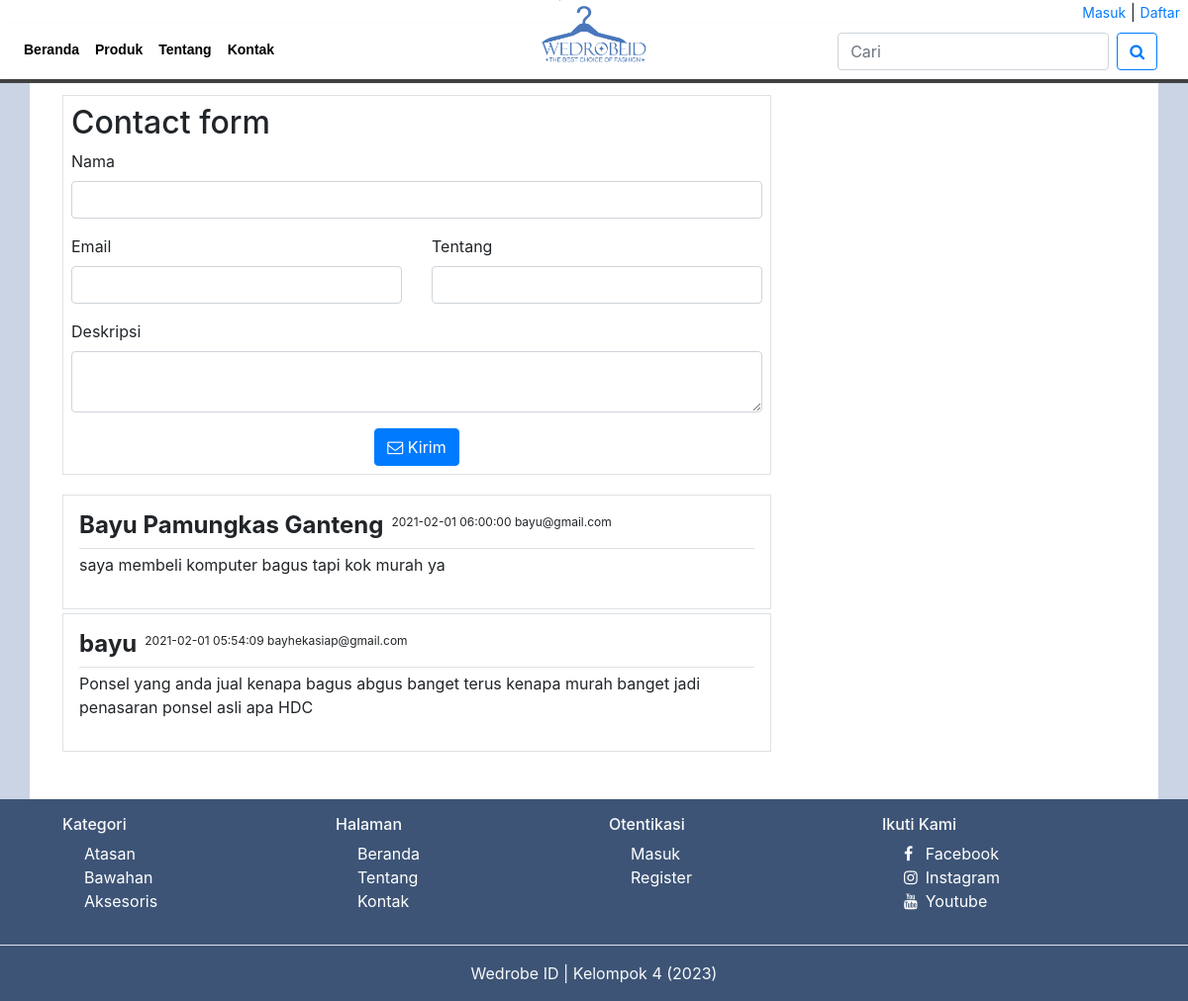
The app's page /user/kontak.php, older data.
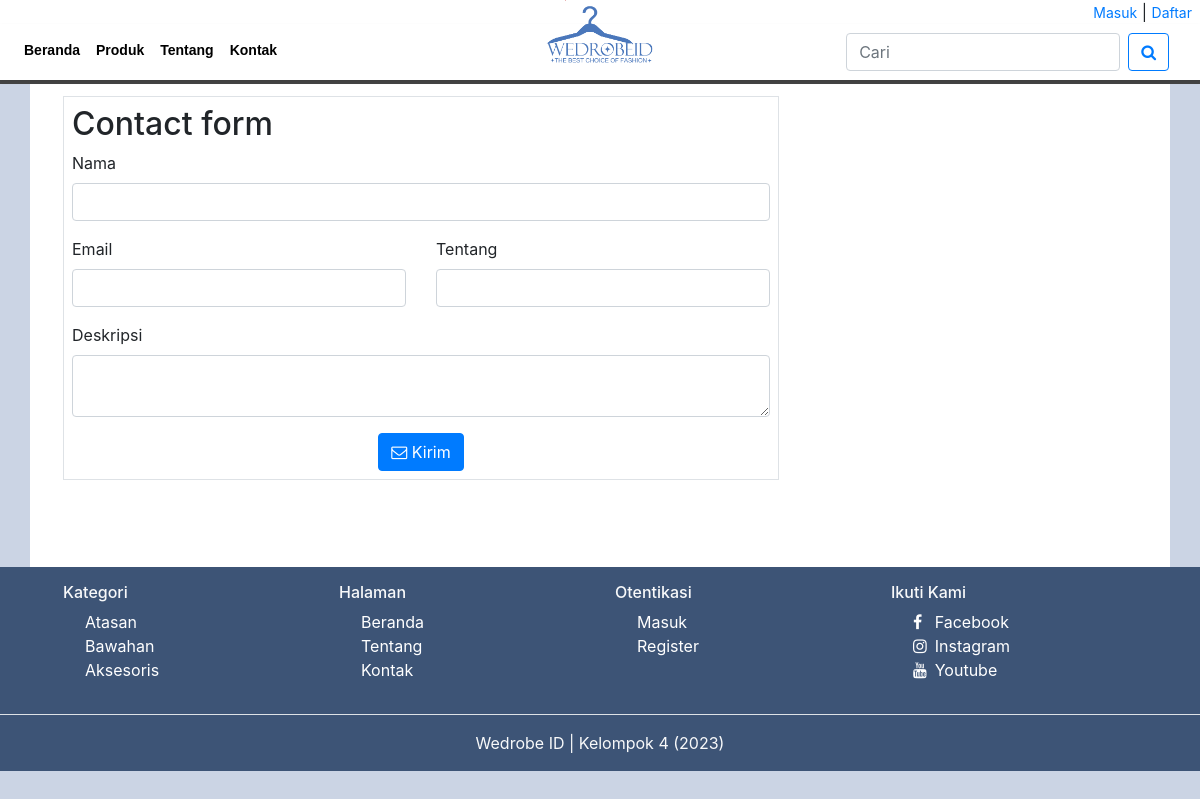
The same page, newer data.
### tables this page shows
CREATE TABLE `kontak` (
  `id_kontak` int(11) NOT NULL,
  `nama` varchar(50) NOT NULL,
  `email` varchar(50) NOT NULL,
  `tentang` varchar(50) NOT NULL,
  `pesan` text NOT NULL,
  `tgl` datetime NOT NULL
);

### function/kontak.php (called while the page is built, shortened)
<?php
require 'koneksi.php';
function ambilKontak()
{
    global $konek;
    $kontak = [];
    $produk = mysqli_query($konek, "SELECT * FROM kontak");
    while ($hasil = mysqli_fetch_assoc($produk)) {
        $kontak[] = $hasil;
    }
    $data = [
        'judul' => 'Kontak Kami',
        'kontak' => $kontak,
    ];
    return $data;
}

### user/kontak.php (the view, shortened to what this page needs)
<?php
require '../function/kontak.php';
$judul = ambilKontak()['judul'];
$kontak = ambilKontak()['kontak'];
require 'templates/header.php';
?>
<div class="row mt-5">
    <div class="col-md-8 p-2 bg-white border border-right">
        <h2>Contact form</h2>
        <form method="POST" action="">
            <div class="row">
                <div class="col-md-12">
                    <div class="form-group">
                        <label for="firstname">Nama</label>
                        <input id="firstname" type="text" class="form-control" required name="nama">
                    </div>
                </div>
                <div class="col-md-6">
                    <div class="form-group">
                        <label for="email">Email</label>
                        <input id="email" type="text" class="form-control" required name="email">
                    </div>
                </div>
                <div class="col-md-6">
                    <div class="form-group">
                        <label for="tentang">Tentang</label>
                        <input id="tentang" type="text" class="form-control" required name="tentang">
                    </div>
                </div>
                <div class="col-md-12">
                    <div class="form-group">
                        <label for="pesan">Deskripsi</label>
                        <textarea id="pesan" class="form-control" required name="pesan"></textarea>
                    </div>
                </div>
                <div class="col-md-12 text-center">
                    <button type="submit" name="kontak" class="btn btn-primary"><i class="fa fa-envelope-o"></i> Kirim </button>
                </div>
            </div>
        </form>
    </div>
</div>
<div class="row mt-3 ">
    <?php foreach ($kontak as $value) : ?>
        <div class="col-md-8 p-3 mt-1 border bg-white border">
            <div class="header d-flex align-items-center border-bottom">
                <h4 class="mr-2"><strong><?= $value['nama'] ?></strong></h4>
                <p style="font-size: 12px"><?= $value['tgl'] . " " . $value['email'] ?></p>
            </div>
            <div class="body">
                <p class="mt-1"><?= $value['pesan'] ?></p>
            </div>
        </div>
    <?php endforeach; ?>
</div>
<?php require 'templates/footer.php'; ?>

Row changes from the older to the newer data that the page shows:
removed kontak: nama "Bayu Pamungkas Ganteng", tgl "2021-02-01 06:00:00", email "bayu@gmail.com", pesan "saya membeli komputer bagus tapi kok murah ya"
removed kontak: nama "bayu", tgl "2021-02-01 05:54:09", email "bayhekasiap@gmail.com", pesan "Ponsel yang anda jual kenapa bagus abgus banget terus kenapa murah banget jadi penasaran ponsel asli apa HDC"
